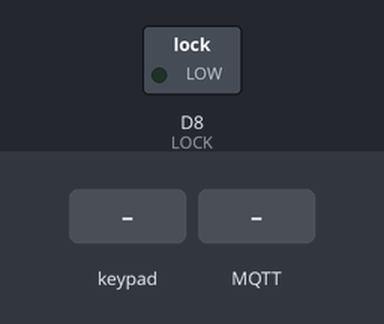
Recording of a sketch running on a simulated ESP8266 (NodeMCU). On the bench: switched loads named in the sketch (green lamp = pin HIGH). Inputs (shaded band) come from the test bench. WiFi joins after 1.5 s; servers stay silent unless stated; network time is answered at once with the bench clock; the local clock reads 2024-03-15 10:24:30 at power-on unless the sketch sets it; no MQTT or app messages arrive unless stated; the Firebase database answers and starts empty; what the sketch prints to the serial monitor is not drawn.

Above: at 3.2 s.
3.3 s: key '#' pressed
At 5.6 s:
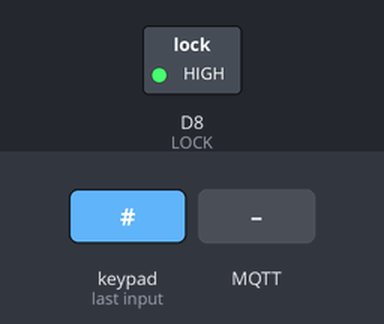
17.9 s: MQTT message "1" arrives on the first subscribed topic
At 18.3 s:
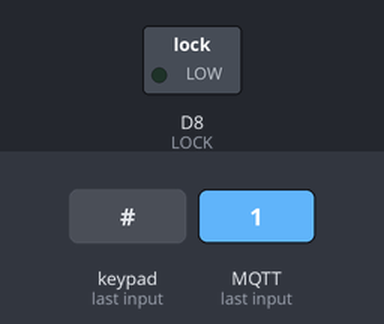
Timing chart, 0 to 20.5 s (numbered marks = the images above; inputs shaded):
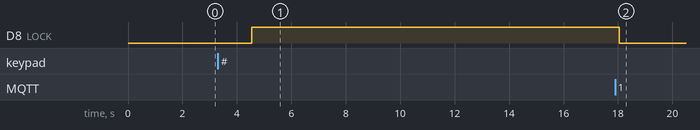

Measured:
- after the input at 3.3 s, D8 (LOCK): LOW → HIGH after 1.3 s
- after the input at 17.9 s, D8 (LOCK): HIGH → LOW after 0.15 s

The sketch:

SmartDoorLockSystem.ino
```cpp
#include <ESP8266WiFi.h>
#include <PubSubClient.h>
#include <FirebaseArduino.h>
#include <NTPClient.h>
#include <WiFiUdp.h>
#include <Keypad.h>
#define LOCK D8

#define FIREBASE_HOST "smartdoorlocksystem-cecd3-default-rtdb.firebaseio.com"       // the project name address from firebase id
#define FIREBASE_AUTH  "LglXMVZjv1zuK6j5FaaQ6mw95B8kETfEWnggH9WA"       // the secret key generated from firebase

const char* ssid     = "Dialog 4G";
const char* password = "G68D0RFAEJT";
const char* server ="broker.hivemq.com";//hive server;
const int port = 1883;//8884;
const char*myqttUser="Imesh";
const char*myqttpassword="Imesh@123";
int correct;
int i,n;
int monthDay,currentMonth,currentYear;
String currentMonthName,currentDate,formattedTime;

WiFiClient MyClient;
PubSubClient client(MyClient);

WiFiUDP ntpUDP;
NTPClient timeClient(ntpUDP, "pool.ntp.org");
const long OffsetInSeconds = 19790;

String weekDays[7]={"Sunday", "Monday", "Tuesday", "Wednesday", "Thursday", "Friday", "Saturday"};
String months[12]={"Jan", "Feb", "March", "April", "May", "June", "July", "Aug", "Sep", "Oct", "Nov", "Dec"};

const byte ROWS = 4; //four rows
const byte COLS = 4; //four columns

char keys[ROWS][COLS] = {
  {'1','2','3','A'},
  {'4','5','6','B'},
  {'7','8','9','C'},
  {'*','0','#','D'}
};

byte rowPins[ROWS] = {D4, D5, D6, D7};
byte colPins[COLS] = {D0, D1, D2, D3};

const int len_key = 5;
char master_key[len_key] = {'1','2','3','4','5'};
char attempt_key[len_key];
String password1; // change your password here
String input_password;
int z=0;
String myString;

Keypad keypad = Keypad(makeKeymap(keys), rowPins, colPins, ROWS, COLS);

void setup()
{
  pinMode(LOCK, OUTPUT);
  digitalWrite(LOCK, LOW);
  timeClient.begin();
  timeClient.setTimeOffset(OffsetInSeconds);
  Serial.begin(115200);
  input_password.reserve(32); // maximum input characters is 33, change if needed

  WiFi.begin(ssid, password);
  while (WiFi.status() != WL_CONNECTED)
  {
    delay(500);
    Serial.println("Connecting to WiFi. Please wait........");
  }
  Serial.print("Connected to WiFi :");
  Serial.println(WiFi.SSID());
  client.setServer(server, port);
  client.setCallback(MQTTcallback);
  while (!client.connected())
  {
    String client_id="clientId-AK9UyGk3T3";
    Serial.println("Connecting to MQTT. Please wait........");
    //if (client.connect("ESP8266"))
    if (client.connect(client_id.c_str(),myqttUser,myqttpassword))
    {
      Serial.println("connected");
    }
    else
    {
      Serial.print("failed with state ");
      Serial.println(client.state());
      delay(2000);
    }
  }
  client.subscribe("Imesh/LOCK/Test");

  Firebase.begin(FIREBASE_HOST, FIREBASE_AUTH);
  //Firebase.setString("Doorpassword", "12345");


  // handle error
  if (Firebase.failed()) {
      Serial.print("setting /message failed:");
      Serial.println(Firebase.error());
      return;
  }

  Serial.print("Door Password: ");
  Serial.println(Firebase.getString("Doorpassword"));
  int count =Firebase.getInt("Count");
  if( count > 9){
    n=count;}
    else{
      n=10;
     // Firebase.getInt("Count");
      }
  Firebase.setInt("Count",n);
}
void MQTTcallback(char* topic, byte* payload, unsigned int length)
{
  Serial.print("Your topic: ");
  Serial.println(topic);
  Serial.print("Message:");
  String message;
  for (int i = 0; i < length; i++)
  {
    message = message + (char)payload[i];
  }
  Serial.println(message);
  int count =Firebase.getInt("Count");
  if (message == "0")
  {
    digitalWrite(LOCK, HIGH);
    Serial.println("Unlock");
    client.publish("Imesh/LOCK/Test","Door Unlocked");
    if( count > 9){
    n=count;}
    else{
      n=10;
      }
    unsigned long epochTime = timeClient.getEpochTime();
    struct tm *ptm = gmtime ((time_t *)&epochTime);
    myString = String(n);
    monthDay = ptm->tm_mday;
    currentMonth = ptm->tm_mon+1;
    currentMonthName = months[currentMonth-1];
    currentYear = ptm->tm_year+1900;
    formattedTime = timeClient.getFormattedTime();
    currentDate = String(currentYear) + "-" + currentMonthName + "-" + (monthDay);
    Serial.println("Door Unlocked");
    Firebase.setString("Date/Item"+myString+"/Time",formattedTime);
    Firebase.setString("Date/Item"+myString+"/Date",currentDate);
    Firebase.setString("Date/Item"+myString+"/State","ON*");
    n++;
    Firebase.setInt("Count",n);

  }
  else if (message == "1")
  {
    digitalWrite(LOCK, LOW);
    Serial.println("Locked");
    client.publish("Imesh/LOCK/Test","Door Locked");
    if( count > 9){
    n=count;}
    else{
      n=10;
      }
    unsigned long epochTime = timeClient.getEpochTime();
    struct tm *ptm = gmtime ((time_t *)&epochTime);
    myString = String(n);
    monthDay = ptm->tm_mday;
    currentMonth = ptm->tm_mon+1;
    currentMonthName = months[currentMonth-1];
    currentYear = ptm->tm_year+1900;
    formattedTime = timeClient.getFormattedTime();
    currentDate = String(currentYear) + "-" + currentMonthName + "-" + (monthDay);
    Serial.println("Door Locked");
    Firebase.setString("Date/Item"+myString+"/Time",formattedTime);
    Firebase.setString("Date/Item"+myString+"/Date",currentDate);
    Firebase.setString("Date/Item"+myString+"/State","OFF*");
    n++;
    Firebase.setInt("Count",n);
  }

  Serial.println("----------------------END----------------------");
}

void loop()
{


  timeClient.update();
  unsigned long epochTime = timeClient.getEpochTime();
  struct tm *ptm = gmtime ((time_t *)&epochTime);

  char key = keypad.getKey();
  Serial.print(key);
    if (key){
    switch(key){
      case '#':
          password1 = Firebase.getString("Doorpassword");
          Serial.print(password1);
          delay(100); // added debounce
          if(password1 == input_password){
          //Serial.print(key);
            Serial.println("Password Correct");
            input_password = "";
            delay(1000);
            digitalWrite(LOCK, HIGH);
            myString = String(n);
            monthDay = ptm->tm_mday;
            currentMonth = ptm->tm_mon+1;
            currentMonthName = months[currentMonth-1];
            currentYear = ptm->tm_year+1900;
            formattedTime = timeClient.getFormattedTime();
            currentDate = String(currentYear) + "-" + currentMonthName + "-" + (monthDay);
            Serial.println("Door Unlocked");
            Firebase.setString("Date/Item"+myString+"/Time",formattedTime);
            Firebase.setString("Date/Item"+myString+"/Date",currentDate);
            Firebase.setString("Date/Item"+myString+"/State","ON");
            n++;
            Firebase.setInt("Count",n);
          }
          else
          {
            Serial.println("Incorrect Password");
            input_password = "";
            Serial.println("Insert Correct Password");
          }

       break;
      case '*':
        delay(100); // added debounce
        Serial.println("Door is Locked");
        digitalWrite(LOCK, LOW);
        myString = String(n);
        monthDay = ptm->tm_mday;
        currentMonth = ptm->tm_mon+1;
        currentMonthName = months[currentMonth-1];
        currentYear = ptm->tm_year+1900;
        formattedTime = timeClient.getFormattedTime();
        currentDate = String(currentYear) + "-" + currentMonthName + "-" + (monthDay);
        Firebase.setString("Date/Item"+myString+"/Time",formattedTime);
        Firebase.setString("Date/Item"+myString+"/Date",currentDate);
        Firebase.setString("Date/Item"+myString+"/State","OFF");
        input_password = "";
        n++;
        Firebase.setInt("Count",n);
        break;
      default:
        input_password += key;
      }

  }//else{

  client.loop();
  //  }
}
```
